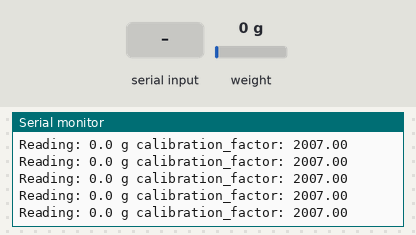
A sketch run on a simulated ESP8266 (Wemos D1 mini). Shown: the last lines printed to the serial monitor. Inputs (shaded band) come from the test bench; at power-on: weight on the scale 0 g.

Above: at 3.2 s.
3.3 s: weight on the scale set to 100 g
At 3.32 s:
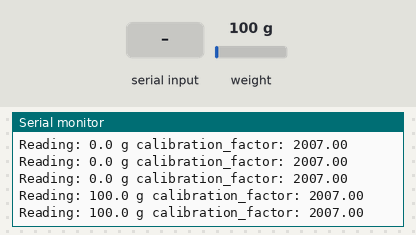
6.3 s: "+" received over Serial
At 6.34 s:
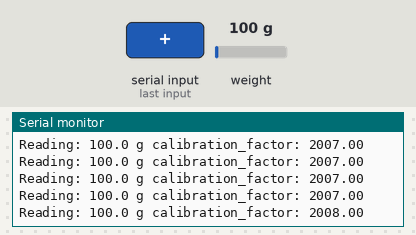
7.8 s: "a" received over Serial
At 7.95 s:
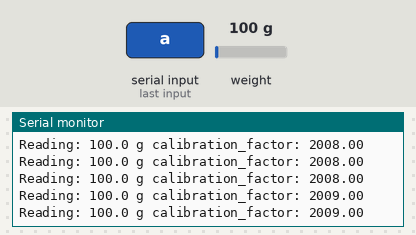
9.3 s: weight on the scale set to 1250 g
At 9.35 s:
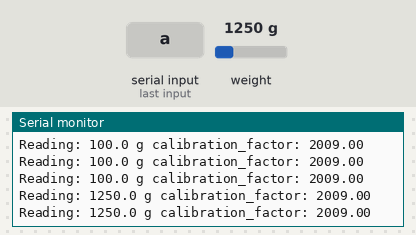
Timing chart, 0 to 11.8 s (numbered marks = the images above; inputs shaded):
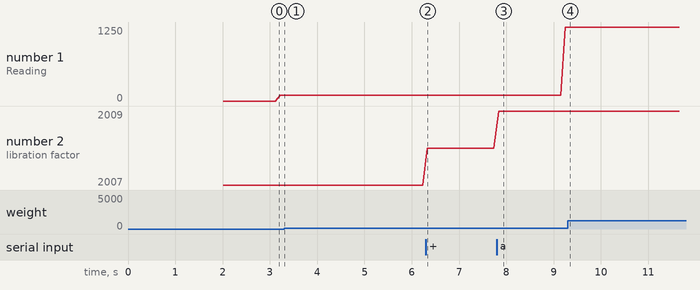

Measured:
- after the input at 3.3 s, the serial monitor: prints a new line at once (image 1)
- after the input at 6.3 s, the serial monitor: prints a new line at once (image 2)
- after the input at 7.8 s, the serial monitor: prints a new line at once (image 3)
- after the input at 9.3 s, the serial monitor: prints a new line after 0.05 s (image 4)
- plotted number 1: 100 → 1250 after the input at 7.8 s
- plotted number 2: 2007 → 2008 after the input at 6.3 s, 2008 → 2009 after the input at 7.8 s

The sketch:

Scale_Calibration.ino
```cpp
/*
 This code can be used to find the calibration factor.

 This example is based on the code from SparkFun HX711 breakout board with a scale
 by SparkFun Electronics: https://github.com/sparkfun/HX711-Load-Cell-Amplifier

 This example code uses bogde's library: https://github.com/bogde/HX711

 Instructions from SparkFun:
 Setup your scale and start the sketch WITHOUT a weight on the scale
 Once readings are displayed place the weight on the scale
 Press +/- or a/z to adjust the calibration_factor until the output readings match the known weight
 Use this calibration_factor on the example sketch

 This example assumes grams (g). If you want to use something else, just change what is printed
 and of course find the right calibration factor.

 Arduino Uno setup:
 digital pin 2 -> HX711 CLK
 digital 3 -> DOUT
 5V -> VCC
 GND -> GND

 WemosD1mini setup:
 digital pin 2 -> HX711 CLK
 digital 3 -> DOUT
 3.3V -> VCC
 GND -> GND

 Adafruit Feather Huzzah ESP 8266 setup:
 SCL -> HX711 CLK
 SDA -> DOUT
 3V -> VCC
 GND -> GND

 A note on using WemosD1mini:
 We experienced some issues with the Wemos D1 Mini in that we got the reset message.
 Looking over others' work we saw that the issues could be related to Serial - and
 seems to be the case. As we couldn't get this code to work with the Wemos we started
 commenting some of the Serial prints, adding delays etc. until it started working.
 However, when we removed the comments (thus the original code) it still worked, so
 we don't have a clear understanding of why it did not work before, just that the
 communication with the device is somewhat finicky.

*/

#include "HX711.h"

// Use the following for Arduino Uno:
//#define DOUT  3
//#define CLK  2
// Use the following for WemosD1mini:
#define DOUT D3
#define CLK D2
// Use the following for Adafruit Huzzah:
//#define DOUT  4
//#define CLK  5

HX711 scale(DOUT, CLK);

// Example values:
// 1kg scale: -1902
// 2kg scale: -2007
// wemos: 2007

float calibration_factor = 2007;

void setup() {
  // Use the following for Arduino:
  //Serial.begin(9600);
  // Use the following for Adafruit Huzzah or WemosD1mini:
  Serial.begin(115200);
  Serial.println("Calibration starting...");
  Serial.println("Remove all weight from scale");
  Serial.println("After readings begin, place known weight on scale");
  Serial.println("Send + or a to increase calibration factor");
  Serial.println("Send - or z to decrease calibration factor");

  scale.set_scale();
  scale.tare();	//Reset the scale to 0

  long zero_factor = scale.read_average(); //Get a baseline reading
  Serial.print("Zero factor: "); //This can be used to remove the need to tare the scale. Useful in permanent scale projects.
  Serial.println(zero_factor);
}

void loop() {

  scale.set_scale(calibration_factor); //Adjust to this calibration factor

  Serial.print("Reading: ");
  Serial.print(scale.get_units(), 1);
  Serial.print(" g"); //Change to whatever measurement makes sense
  Serial.print(" calibration_factor: ");
  Serial.print(calibration_factor);
  Serial.println();

  //Serial.println("looping...");

  if(Serial.available())
  {
    char temp = Serial.read();
    if(temp == '+' || temp == 'a')
      calibration_factor += 1;
    else if(temp == '-' || temp == 'z')
      calibration_factor -= 1;
    //Serial.println(calibration_factor);
  }

  //delay(2000);
}
```
